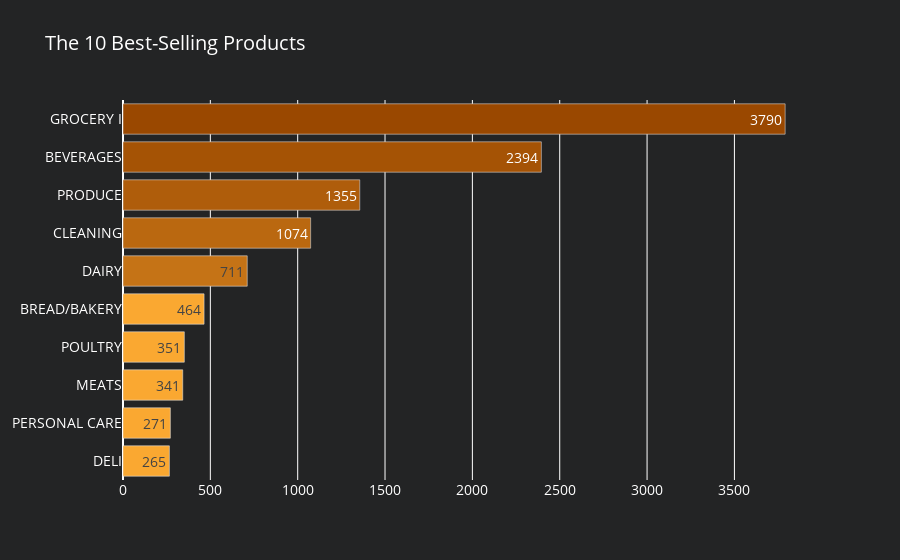

Here is the notebook cell this chart was saved with:
### Code cell
df_fa_sa = df_train1.groupby('family').agg({"sales" : "mean"}).reset_index().sort_values(by='sales', ascending=False)[:10]
df_fa_sa['color'] = colors['level10']
df_fa_sa['color'][:1] = colors['level1']
df_fa_sa['color'][1:2] = colors['level2']
df_fa_sa['color'][2:3] = colors['level3']
df_fa_sa['color'][3:4] = colors['level4']
df_fa_sa['color'][4:5] = colors['level5']

fig1 = go.Figure(data=[go.Bar(x=df_fa_sa['sales'],
                             y=df_fa_sa['family'], 
                             marker=dict(color= df_fa_sa['color']),
                             name='Family', orientation='h',
                             text=df_fa_sa['sales'].astype(int),
                             textposition='auto',
                             hoverinfo='text',
                             hovertext=
                            '<b>Family</b>:'+ df_fa_sa['family'] +'<br>' +
                            '<b>Sales</b>:'+ df_fa_sa['sales'].astype(int).astype(str) +'<br>' ,
                            # hovertemplate='Family: %{y}'+'<br>Sales: $%{x:.0f}'
                            )])
fig1.update_layout(title_text='The 10 Best-Selling Products ',paper_bgcolor=colors['background'],plot_bgcolor=colors['background'],
                font=dict(
                size=14,
                color='white'))

fig1.update_yaxes(showgrid=False, categoryorder='total ascending')

### Figure 1 — Plotly figure (JSON) as saved in the notebook; plotly's stock layout.template omitted (floating-point values rounded to 4 significant figures)
{"data": [{"hoverinfo": "text", "hovertext": ["<b>Family</b>:GROCERY I<br><b>Sales</b>:3790<br>", "<b>Family</b>:BEVERAGES<br><b>Sales</b>:2394<br>", "<b>Family</b>:PRODUCE<br><b>Sales</b>:1355<br>", "<b>Family</b>:CLEANING<br><b>Sales</b>:1074<br>", "<b>Family</b>:DAIRY<br><b>Sales</b>:711<br>", "<b>Family</b>:BREAD/BAKERY<br><b>Sales</b>:464<br>", "<b>Family</b>:POULTRY<br><b>Sales</b>:351<br>", "<b>Family</b>:MEATS<br><b>Sales</b>:341<br>", "<b>Family</b>:PERSONAL CARE<br><b>Sales</b>:271<br>", "<b>Family</b>:DELI<br><b>Sales</b>:265<br>"], "marker": {"color": ["#9a4800", "#a55305", "#af5d0b", "#ba6810", "#c57316", "#faa831", "#faa831", "#faa831", "#faa831", "#faa831"]}, "name": "Family", "orientation": "h", "text": [3790, 2394, 1355, 1074, 711, 464, 351, 341, 271, 265], "textposition": "auto", "type": "bar", "x": [3790.0, 2395.0, 1355.0, 1074.0, 711.2, 464.2, 351.1, 342.0, 271.2, 265.6], "y": ["GROCERY I", "BEVERAGES", "PRODUCE", "CLEANING", "DAIRY", "BREAD/BAKERY", "POULTRY", "MEATS", "PERSONAL CARE", "DELI"]}], "layout": {"font": {"color": "white", "size": 14}, "paper_bgcolor": "#232425", "plot_bgcolor": "#232425", "title": {"text": "The 10 Best-Selling Products "}, "yaxis": {"categoryorder": "total ascending", "showgrid": false}}}
